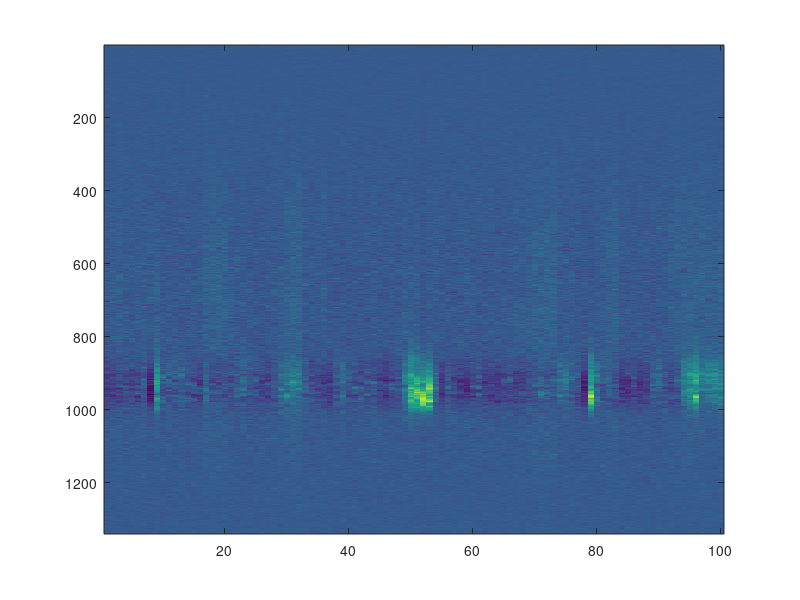

Write the MATLAB code that produced this figure. (Note: this script raises an error after producing the figure.)
%% Clean UP
close all;
clear all;
clc;
rng("default")
%% Load Data
load('SpectralStatData.mat');
POWER = 8;
errors = [];
numberOfReplica = size(Data.singleSpec(1).data,2);
numberOfWavelen = size(Data.singleSpec(1).data,1);
numberOfDataPow = length(Data.power); 
newPulseCollection = zeros(1340, 100);
dataPath = 'C:/Users/Sean/Documents/Programing/Python/PURDUE/ControlledRunning/GeneratedDataGradual';
%% Iterate over each power

for p = 7:7 %1:numberOfDataPow %7:7
    %% Graph each shot Collection
    numPOWER = round(Data.power(p)*1000);
    disp("POWER______:"+numPOWER);
    strPOWER = num2str(numPOWER);
%     dataFolder = [dataPath '/Power_' strPOWER '[uJcm2]']; 
%     mkdir(dataFolder);
    pulseCollection = Data.singleSpec(p).data;
    averagePulse = mean(pulseCollection, 2);
    diffCollection = pulseCollection - averagePulse;
    
     figure;
     imagesc(diffCollection);
     title("Diff Data from pulse"+ strPOWER+"[ujcm2]");
    
    %known bug where when counting backwards the slope based error is 0
    for f =930:-1:1% 1:length(Data.Wavel) 
        %fit theh first frequency to a normal distribution, must flip bc need a collumn not row vector
        frequencyHist = diffCollection(f, :) ;
        %Fit to stable distribution, Levi distribution is a special case
        %where alpha = 0.5, beta = 1
        pd = fitdist(frequencyHist(:),'Stable');%fitdist(frequencyHist(:),'Gamma');
        if (f == 930)
            data = diffCollection(f, :);
            % Generate x values for plotting the PDF
            x_values = linspace(min(data), max(data), 1000);

            % Calculate PDF values of the fitted normal distribution
            pdf_values = pdf(pd, x_values);

            % Plot the PDF
            figure;
            hold on
            histogram(data, 25,'Normalization', 'pdf');
            plot(x_values, pdf_values, 'r-', 'LineWidth', 2);
            xlabel('Data');
            ylabel('Probability Density');
            title('Normal Distribution PDF');
            legend('Fitted Normal PDF');
        end
        %% Generate 100 amplitudes for this wavelength
        %samples a random number from the PDF
        for i = 1:100
            newPoint = random(pd);
            if f > 31
                ticks = 0;
                
                AllowedVarience = getAllowedVarienceBackward(newPulseCollection, f, i);
                flatError = 0;
                if f == 930
                    flatError = 5000;
                end
                
                while abs(newPulseCollection(f+1, i) - newPoint) > AllowedVarience+flatError%10%+10*newPoint^0.35
                    newPoint = random(pd);
                    ticks=ticks+1;
                    if ticks > 10
                        ticks = 0;
                        flatError = flatError + 1; % was 0.1
                    end
                end
                newPulseCollection(f, i) = newPoint;
            else
                newPulseCollection(f, i) = random(pd);
                
            end 
        end
        disp(f);
    end
    for f =931:length(Data.Wavel) 
        %fit theh first frequency to a normal distribution, must flip bc need a collumn not row vector
        frequencyHist = diffCollection(f, :) ;
        %Fit to stable distribution, Levi distribution is a special case
        %where alpha = 0.5, beta = 1
        pd = fitdist(frequencyHist(:),'Stable');%fitdist(frequencyHist(:),'Gamma');
        if (f == 930)
            data = diffCollection(f, :);
            % Generate x values for plotting the PDF
            x_values = linspace(min(data), max(data), 1000);

            % Calculate PDF values of the fitted normal distribution
            pdf_values = pdf(pd, x_values);

            % Plot the PDF
            figure;
            hold on
            histogram(data, 25,'Normalization', 'pdf');
            plot(x_values, pdf_values, 'r-', 'LineWidth', 2);
            xlabel('Data');
            ylabel('Probability Density');
            title('Normal Distribution PDF');
            legend('Fitted Normal PDF');
        end
        %% Generate 100 amplitudes for this wavelength
        %samples a random number from the PDF
        for i = 1:100
            newPoint = random(pd);
            if f > 31
                ticks = 0;
                
                AllowedVarience = getAllowedVarience(newPulseCollection, f, i);
                flatError = 0;
                if f == 930
                    flatError = 5000;
                end
                
                while abs(newPulseCollection(f-1, i) - newPoint) > AllowedVarience+flatError%10%+10*newPoint^0.35
                    newPoint = random(pd);
                    ticks=ticks+1;
                    if ticks > 10
                        ticks = 0;
                        flatError = flatError + 1;%was 0.1
                    end
                end
                newPulseCollection(f, i) = newPoint;
            else
                newPulseCollection(f, i) = random(pd);
                
            end 
        end
        disp(f);
    end
    newPulseCollection = newPulseCollection + averagePulse + wgn(1340, 100, 5);

    figure;
    imagesc(newPulseCollection);
    title("Gen Data from pulse"+ strPOWER+"[ujcm2]");
    
    
    [genFitX,genFitY] = getFits(newPulseCollection);
    [realFitX,realFitY] = getFits(Data.singleSpec(p).data);
    disp("Loss:" + flatError);
    final_loss = getLoss(genFitX, genFitY, realFitX, realFitY);
    disp(final_loss);
    errors = [errors, final_loss];
end

function [xFited, yFited] = getFits(pulses)
    load('SpectralStatData.mat');
    % 
    %freqMix =table2array(readtable('freqMIX238.csv'));% table2array(readtable('avrgwDist.csv'));
    Data.singleSpec(1).data = pulses
    %% CONSTANTS
    close all  
    binsNumber = 30;
    fontSize   = 20;
    wavelength = Data.Wavel;
    lasngIndex = (find(wavelength<=550,1,'last'):find(wavelength>=557,1)); % 7 nm centered around lasing wavel
    spontIndex = (find(wavelength<=536,1,'last'):find(wavelength>=543,1)); % 7 nm centered around 
    powerIndex = (1:length(Data.power));
    lasngCentr = [556,555,554.5,554,553.5,553,552.5,552,551.5,551,551,551,551,551];
    %% MAIN LOOP - SCAN ALL THE 
    numberOfReplica = size(Data.singleSpec(1).data,2);
    numberOfWavelen = size(Data.singleSpec(1).data,1);
    numberOfDataPow = length(Data.power); 
    sizeQ = numberOfDataPow*numberOfDataPow-numberOfDataPow;
    flatSpontQ     = zeros(sizeQ,1);
    flatLasngQ     = zeros(sizeQ,1);
    flatNormSpontQ = zeros(sizeQ,1);
    flatNormLasngQ = zeros(sizeQ,1);
    for p = 1:1%numberOfDataPow

    close all;

    numPOWER = round(Data.power(p)*1000);
    strPOWER = num2str(numPOWER);

    dataFolder = ['Power_' strPOWER '[uJcm2]']; 

    mkdir(dataFolder);

    %% STEP 1: Take the 7-nm band centered around the lasing wavelength
    lasngIndex = (find(wavelength<=(lasngCentr(p)-3.5),1,'last'):find(wavelength>=(lasngCentr(p)+3.5),1));

    %% STEP 2: GET AND STORE SPECTROGAMM MATRIX Ip FOR A GIVEN FLUENCE P  
    Ip      = Data.singleSpec(p).data;
    spontIp = Ip(spontIndex,:);
    lasngIp = Ip(lasngIndex,:);

    %% STEP 3: AVERAGE ALL REPLICAS IN Ip TO GET A MEAN VECTOR, 
    %% REPLICATED INTO A MATRIX Ibar AND STORE IT IN A FILE
    spontIbar = repmat(mean(spontIp,2),[1,size(spontIp,2)]);
    lasngIbar = repmat(mean(lasngIp,2),[1,size(lasngIp,2)]);

    %% STEP 4: GET THE DIFFERENCE MATRICES \Delta FOR A GIVEN FLUENCE P 
    spontDelta     = spontIp - spontIbar;
    lasngDelta     = lasngIp - lasngIbar;


    %% STEP 5: NORMALIZE THE DIFFERENCE MATRICES \Delta 
    wavelengthNumber     = size(spontDelta,1);
    absSpontDelta        = repmat(sqrt(sum(spontDelta.^2,1)),[wavelengthNumber,1]);
    normalizedSpontDelta = spontDelta./absSpontDelta; 

    wavelengthNumber     = size(lasngDelta,1);
    absLasngDelta        = repmat(sqrt(sum(lasngDelta.^2,1)),[wavelengthNumber,1]);
    normalizedLasngDelta = lasngDelta./absLasngDelta;

    spontQ = abs(spontDelta'*spontDelta);
    lasngQ = abs(lasngDelta'*lasngDelta);

    normalizedSpontQ = abs(normalizedSpontDelta'*normalizedSpontDelta);
    normalizedLasngQ = abs(normalizedLasngDelta'*normalizedLasngDelta);


    %% IGNORE THE DATA AT THE DIAGONAL
    %  AND FLATTEN THE ARRAY
    a  = numberOfReplica;
    a1 = a+1;
    a2 = a*a;

    flatSpontQ = reshape(spontQ, a2,1);
    flatLasngQ = reshape(lasngQ, a2,1);

    flatNormSpontQ = reshape(normalizedSpontQ,a2,1);
    flatNormLasngQ = reshape(normalizedLasngQ,a2,1);

    % flatSpontQ(1:a1:a2)=[];
    % flatLasngQ(1:a1:a2)=[];
    % 
    % flatNormSpontQ(1:a1:a2)=[];
    % flatNormLasngQ(1:a1:a2)=[];

    Ibar = repmat(mean(Ip,2),[1,2]);

    x = [0, 101, 101, 0, 0];
    y = [wavelength(lasngIndex(1)),wavelength(lasngIndex(1)),wavelength(lasngIndex(end)),wavelength(lasngIndex(end)),wavelength(lasngIndex(1))];
    %% RAW DELTAS (w/o normalization)

    matrixA = abs(spontDelta);
    matrixB = abs(lasngDelta);

    %% NORMALIZED DELTAS

    matrixA = abs(normalizedSpontDelta);
    matrixB = abs(normalizedLasngDelta);
    %% RAW Q (w/o normalization)

    matrixA = abs(spontQ);
    matrixB = abs(lasngQ);

    
    %% NORMALIZED Q

    matrixA = abs(normalizedSpontQ);
    matrixB = abs(normalizedLasngQ);

    %% Raw Histograms
    close all

    matrixA = abs(flatSpontQ);
    matrixB = abs(flatLasngQ);


    
    %% NORMALIZED HISTOGRAM

    matrixA = abs(flatNormSpontQ);
    matrixB = abs(flatNormLasngQ);

    

    %% other Histogram
    DATA = [flatLasngQ; -flatLasngQ];


    histFigure1 = figure('InvertHardcopy','off','Color',[1 1 1]);
    % AXES
    axesHistogram1 = axes('Parent',histFigure1); hold(axesHistogram1,'on');
    histHeader1 = histogram(DATA,'EdgeColor','k','EdgeAlpha',0.3,'FaceColor','m');

    % FIT THE LASING UNSCALED DATA

    lasngPd = fitdist(DATA,'Kernel','Kernel','normal');
    %lasngPd = fitdist(DATA,'Stable');
    % 
    histFigure2 = figure('InvertHardcopy','off','Color',[1 1 1]);

    % AXES
    axesHistogram2 = axes('Parent',histFigure2); hold(axesHistogram2,'on');

    histHeader2 = histogram(DATA,'Parent',axesHistogram2,'LineWidth',1,...
                'BinMethod','auto','Normalization','PDF');

    xFited = 0:histHeader2.BinWidth:histHeader2.BinLimits(2);
    yFited = pdf(lasngPd,xFited);
    %mixxFit2 = xFit2;
    %mixyfit2 = yFit2;
%     realxFit2 = xFit2;
%     realyfit2 = yFit2;
    end
end

function error = getAllowedVarience(newPulseCollection, f, i)
    x = 1:30;
    y = newPulseCollection(f-30:f-1, i);
    y = reshape(y,1,30);
    fit = polyfit(x,y , 1);
    y1 = polyval(fit, x);
%     figure
%     plot(x,y,'o')
%     title("Best Fit")
%     xlabel("Wavelength");
%     ylabel("Amplitude");
%     hold on
%     plot(x,y1)
%     hold off
    error = abs(y1(1)-y1(length(y1)))/length(y1);%+0.028*y(1);  
end
function error = getAllowedVarienceBackward(newPulseCollection, f, i)
    x = 1:30;
    y = newPulseCollection(f+1:f+30, i);
    y = reshape(y,1,30);
    fit = polyfit(x,y , 1);
    y1 = polyval(fit, x);
%     figure
%     plot(x,y,'o')
%     title("Best Fit")
%     xlabel("Wavelength");
%     ylabel("Amplitude");
%     hold on
%     plot(x,y1)
%     hold off
    error = abs(y1(1)-y1(length(y1)))/length(y1);%+0.028*y(1);  
end
function loss = getLoss(genFitX, genFitY, realFitX, realFitY)
    line(genFitX,genFitY,'LineWidth',2,'Color',[1.00,0.41,0.16]);
    line(realFitX,realFitY,'LineWidth',2,'Color',[1.00,0.41,0.16]);

    d1 = realFitY;
    d1_len = numel(realFitY);
    d2 = genFitY;
    d2_len = numel(genFitY);
    try
        d1 = interp1(1:(d2_len / d1_len):d2_len,d1,1:d2_len,'linear','extrap');
    catch
        try
        d1 = interp1(1:(d2_len / d1_len):d2_len+(d2_len / d1_len),d1,1:d2_len,'linear','extrap');
        catch
            d1 = interp1(1:(d2_len / d1_len):d2_len+2*(d2_len / d1_len),d1,1:d2_len,'linear','extrap');
        end
    end
    %d1 = interp1(1:(d2_len / d1_len):d2_len,d1,1:d2_len,'linear','extrap');
    %line(mixxFit2,d1)
    RMSE = sqrt(mean(((genFitY - d1) .^ 2)));
    loss = RMSE;
end